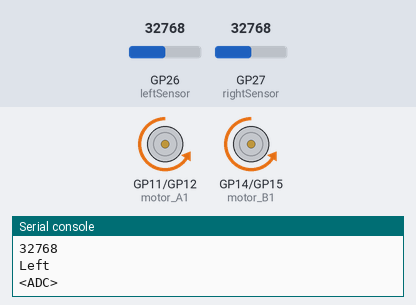
This program was run on a simulated Raspberry Pi Pico running MicroPython. On the bench: motor-driver pin pairs drawn as motors (green arrow = first pin HIGH = forward, orange = second pin HIGH = backward, longer = more drive, scaled by the enable pin), the last lines printed to the serial console. The test bench sets the inputs (shaded band); at power-on: GP26 (leftSensor) = 32768, GP27 (rightSensor) = 32768 (analog values on the 0–65535 scale).

Above: at 1.2 s.
1.3 s: GP26 (leftSensor) set to 80
3.2 s: GP26 (leftSensor) set to 32
At 4.7 s:
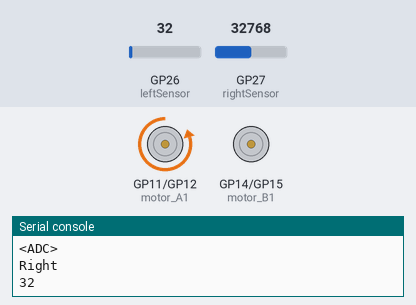
5.5 s: GP27 (rightSensor) set to 80
7.2 s: GP27 (rightSensor) set to 32
At 9.0 s:
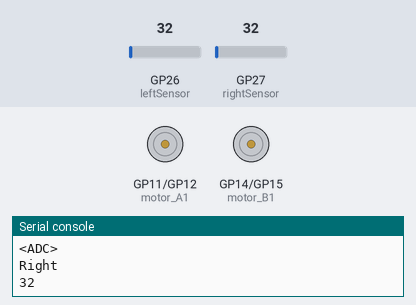
9.5 s: GP26 (leftSensor) set to 7864
At 10.6 s:
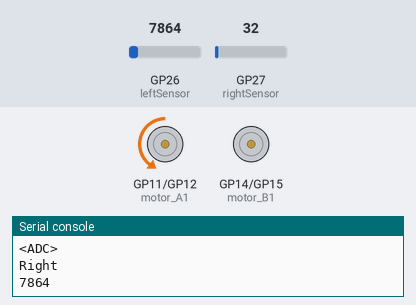
11.5 s: GP26 (leftSensor) set to 0
At 13.4 s:
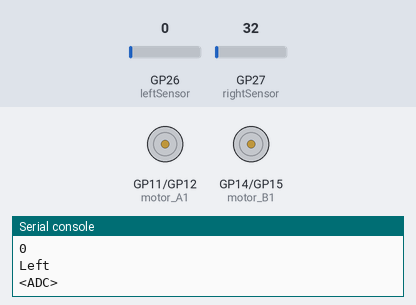
Timing chart, 0 to 14.5 s (numbered marks = the images above; inputs shaded):
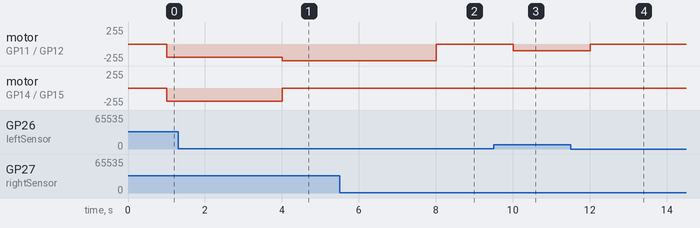

Measured:
- the behaviour switches between 64 and 48 on GP26 (leftSensor) (found by bisection; images 0 and 1)
- the behaviour switches between 64 and 48 on GP27 (rightSensor) (found by bisection; images 1 and 2)
- after the input at 3.2 s, motor on GP11 (motor_A1) / GP12 (motor_A2): backward 198/255 → backward 251/255 after 0.80 s; motor on GP14 (motor_B1) / GP15 (motor_B2): backward 198/255 → stopped after 0.80 s
- after the input at 7.2 s, motor on GP11 (motor_A1) / GP12 (motor_A2): backward 251/255 → stopped after 0.81 s
- after the input at 9.5 s, motor on GP11 (motor_A1) / GP12 (motor_A2): stopped → backward 99/255 after 0.51 s
- after the input at 11.5 s, motor on GP11 (motor_A1) / GP12 (motor_A2): backward 99/255 → stopped after 0.51 s

The program:

automatic_micropython.py
```python
from time import sleep
from machine import UART
import machine
from machine import Pin
from machine import ADC
from machine import PWM
import time

BT = UART(0,9600)
rightSensor = ADC(Pin(27))
leftSensor = ADC(Pin(26))
THRESHOLD = 50
def stop():
   motor_A_Speed.duty_u16(0 * 650)
   motor_B_Speed.duty_u16(0 * 650)

   motor_A1.low()
   motor_A2.low()
   motor_B1.low()
   motor_B2.low()

'''motor_A_Speed = PWM(Pin(10))
motor_A_Speed.freq(1500)
motor_A1 = Pin(11,Pin.OUT)
motor_A2 = Pin(12,Pin.OUT)
motor_A3 = Pin(16,Pin.OUT)
motor_A4 = Pin(17,Pin.OUT)

motor_B_Speed = PWM(Pin(13))
motor_B_Speed.freq(1500)
motor_B1 = Pin(14,Pin.OUT)
motor_B2 = Pin(15,Pin.OUT)
motor_B3 = Pin(18,Pin.OUT)
motor_B4 = Pin(19,Pin.OUT)'''

#motorA
motor_A_Speed = PWM(Pin(10))
motor_A_Speed.freq(1500)
motor_A1 = Pin(11, Pin.OUT)
motor_A2 = Pin(12, Pin.OUT)

#motorB
motor_B_Speed = PWM(Pin(13))
motor_B_Speed.freq(1500)
motor_B1 = Pin(14, Pin.OUT)
motor_B2 = Pin(15, Pin.OUT)

'''#motorC
motor_C_Speed = PWM(Pin(10))
motor_C_Speed.freq(1500)
motor_C1 = Pin(16, Pin.OUT)
motor_C2 = Pin(17, Pin.OUT)

#motorD
motor_D_Speed = PWM(Pin(13))
motor_D_Speed.freq(1500)
motor_D1 = Pin(18, Pin.OUT)
motor_D2 = Pin(19, Pin.OUT)'''

def forward(speedForward):
   motor_A_Speed.duty_u16(speedForward * 1300)
   motor_B_Speed.duty_u16(speedForward * 1300)

   motor_A1.low()
   motor_A2.high()
   motor_B1.low()
   motor_B2.high()
   '''motor_C1.low()
   motor_C2.low()
   motor_D1.low()
   motor_D2.low()'''
   return

def Line():
    global right_sensor, leftSensor
    if leftSensor.read_u16() < THRESHOLD and rightSensor.read_u16() < THRESHOLD:
        stop()
    elif leftSensor.read_u16() < THRESHOLD and rightSensor.read_u16() > THRESHOLD:
        motor_A_Speed.duty_u16(200 * 650)
        motor_A1.low()
        motor_A2.high()
        '''motor_A3.low()
        motor_A4.low()'''
        motor_B_Speed.duty_u16(0 * 650)
        motor_B1.low()
        motor_B2.high()
        '''motor_B3.low()
        motor_B4.low()'''
    elif leftSensor.read_u16() > THRESHOLD and rightSensor.read_u16() < THRESHOLD:
        motor_A_Speed.duty_u16(140 * 650)
        motor_A1.low()
        motor_A2.high()
        #motor_A3.low()
        #motor_A4.low()
        motor_B_Speed.duty_u16(0 * 650)
        motor_B1.low()
        motor_B2.high()
        #motor_B3.low()
        #motor_B4.low()
    else:
        forward(140)


def setup():
    global right_sensor, leftSensor
    right_sensor = rightSensor.read_u16()
    right_sensor = leftSensor.read_u16()
    print("Left")
    print(leftSensor)
    time.sleep((0.5))
    print("Right")
    print(right_sensor)
    time.sleep((0.5))

while True:
    setup()
    Line()
```
